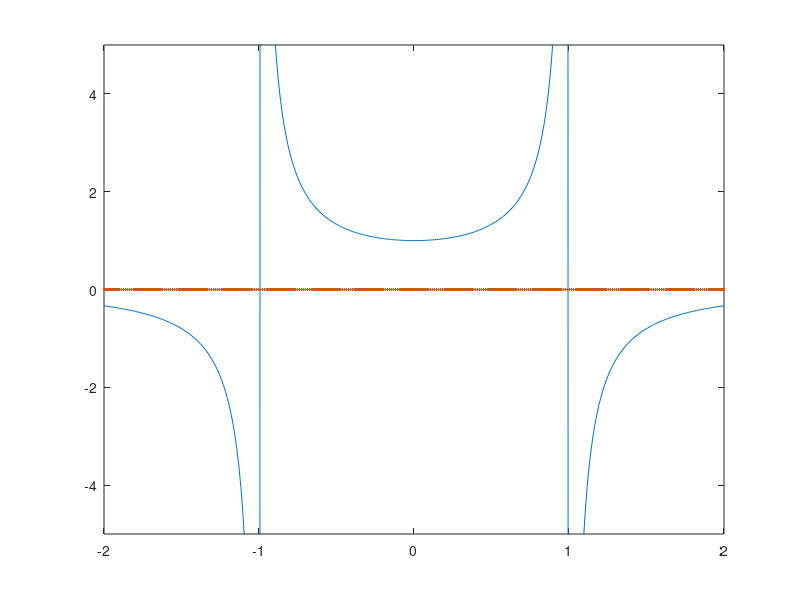

This chart was generated by the following MATLAB code:
%graph of f(x)=1/(1-x^2) with vertical asymptotes
x3=linspace(-2,2,318)
f3=1./(1-x3.^2);
plot(x3,f3)
axis([-2,2,-5,5])
xaxis=zeros(1,318);
hold on
plot(x3,xaxis,'.')